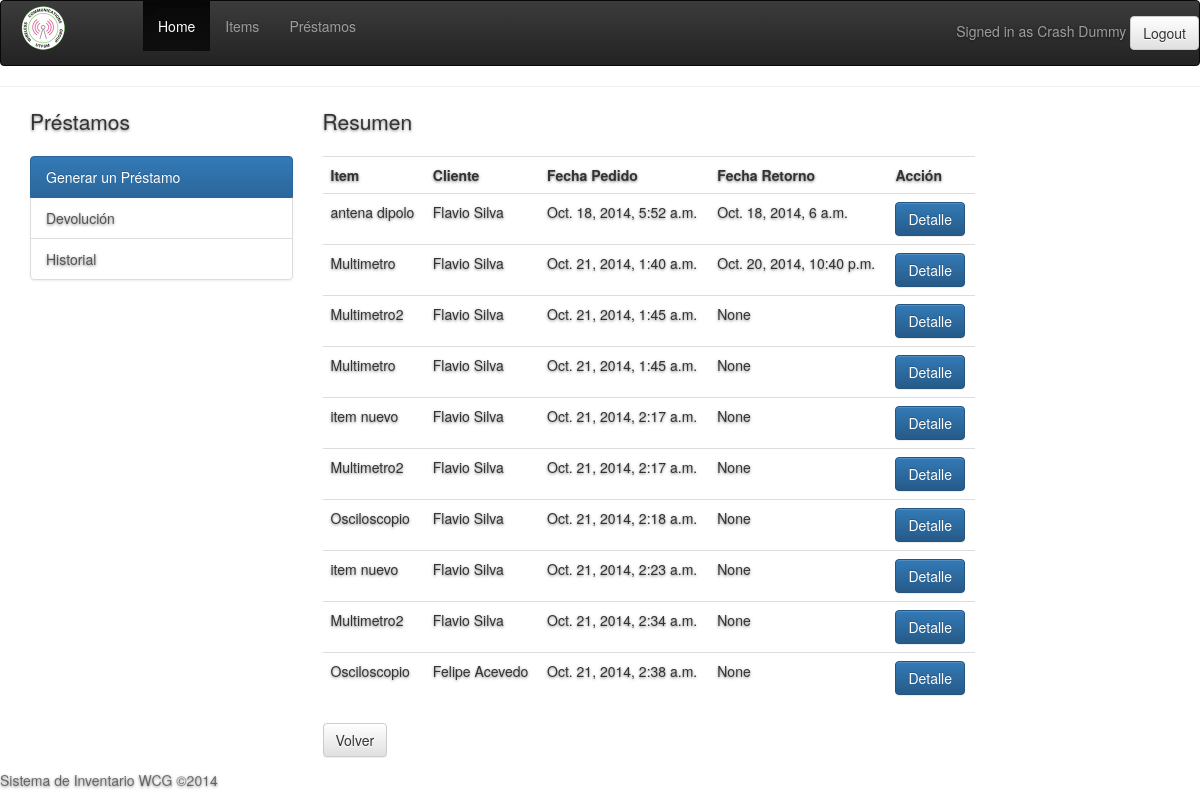
The page /list_loans/ (signed in) on the database as committed earlier.
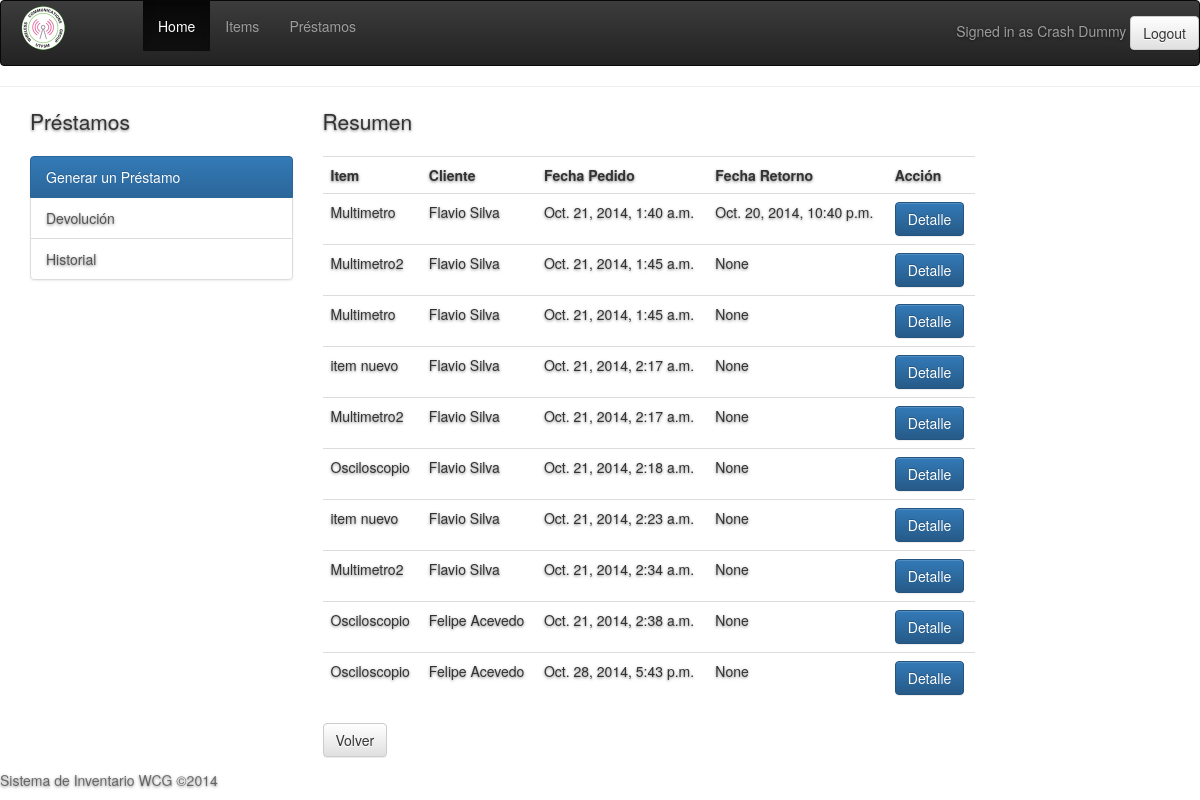
The same page on the database as committed later.
### inventory/models.py (models this page shows, shortened)
class Loan(models.Model):
	client = models.ForeignKey(Client)
	item = models.ForeignKey(Item)
	loan_date = models.DateTimeField()
	return_date = models.DateTimeField(blank=True, null=True)
	is_active = models.BooleanField(default=True)

class Item(models.Model):
	ITEM_TYPE_CHOICES = (
		('Item', 'Item'),
		('Instrument', 'Instrument'),
		('Material', 'Material'),
		('Tool', 'Tool')
	)
	location = models.ForeignKey(Location)
	name = models.CharField(max_length=100)
	description = models.CharField(max_length=100)
	purchase_date = models.DateField()
	stock = models.IntegerField(default=1)
	item_type = models.CharField(max_length=10, choices=ITEM_TYPE_CHOICES, default='Item')
	photo = models.ImageField(upload_to="item_photo", blank=True, null=True)

class Client(models.Model):
	user = models.OneToOneField(User)
	rut = models.CharField(max_length=15)
	loans = models.ManyToManyField(Item, through='Loan', blank=True)

### inventory/views/loans.py (the view)
# urls.py: url(r'^list_loans/$'                        ,'inventory.views.loans.list_loans', name='loans_list'),
@login_required
def list_loans(request):
	if Administrator.objects.filter( user = request.user).exists():
		loans = Loan.objects.filter(is_active = True)
	elif Client.objects.filter(user = request.user).exists():
		loans = Loan.objects.filter(client = Client.objects.filter(user = request.user)).filter(is_active = True)
	else:
		return HttpResponseRedirect('/login')
	return render_to_response('loans_list.html',{'loans':loans,'isAdmin':Administrator.objects.filter( user = request.user).exists()}, context_instance=RequestContext(request))

### inventory/templates/loans_list.html (shortened to what this page needs)
{% extends 'base.html' %}
{% block contenido %}
<div class="container">
<div class="row">
<div class="col-md-3">
{% if isAdmin %}
    <p class="lead">
        Préstamos
    </p>
    <div class="list-group">
        <a class="list-group-item active" href="../register_loan">
            Generar un Préstamo
        </a>
        <a class="list-group-item" href="../loan_cancel_list">
            Devolución
        </a>
        <a class="list-group-item" href="../history_loan">
            Historial
        </a>
    </div>
    {% endif %}
</div>
<div class="col-md-7">
        <p class="lead">
            Resumen
        </p>
		<table class="table">
        <tr>
            <th>Item</th>
            <th>Cliente</th>
            <th>Fecha Pedido</th>
            <th>Fecha Retorno</th>
            <th>Acción</th>
        </tr>
        {% for loan in loans %}
        <tr>
            <td>{{ loan.item.name }}</td>
            <td>{{ loan.client.user.first_name}} {{ loan.client.user.last_name }}</td>
            <td>{{ loan.loan_date }}</td>
            <td>{{ loan.return_date }}</td>
            <td><a class="btn btn-primary" href="/loan/{{loan.id}}/">Detalle</a></td>
        </tr>
        {% endfor %}
    </table>
		<a class="btn btn-default" href="/dashboard">Volver</a>
</div>
</div>
</div>
{% endblock %}

Rows that differ between the two databases and show on the page:
no longer on this page (row edited): Loan: item.name "antena dipolo", client.user.first_name "Flavio", client.user.last_name "Silva", loan_date "Oct. 18, 2014, 5:52 a.m.", return_date "Oct. 18, 2014, 6 a.m."
added Loan: item.name "Osciloscopio", client.user.first_name "Felipe", client.user.last_name "Acevedo", loan_date "Oct. 28, 2014, 5:43 p.m.", return_date "None"
